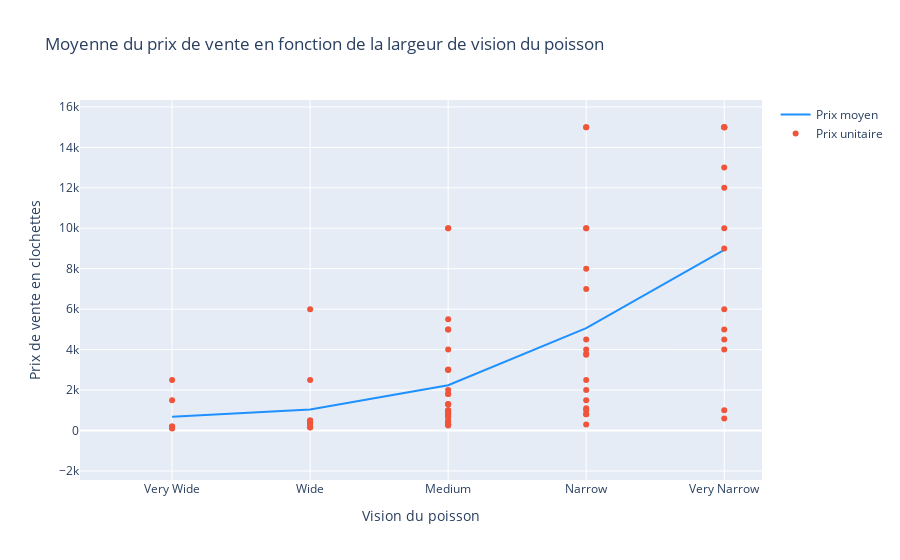

Write notebook code for a chart like this one.
### Code cell
#--------- FISH VISION OF FISHING LINE X SELL PRICE PLOT --------------

trace1 = go.Scatter(
    x = list_vision,
    y = mean_vision,
    name = 'Prix moyen',
    mode='lines',
    line = {'color':'dodgerblue'}
)

trace2 = go.Scatter(
    x = fish["Vision"],
    y = fish["Sell"],
    text = "Nom du poisson : " + fish["Name"],
    name = "Prix unitaire",
    mode = 'markers'
)

layout = go.Layout(
    title = 'Moyenne du prix de vente en fonction de la largeur de vision du poisson',
    yaxis = dict(
        title = 'Prix de vente en clochettes',
        range = (-1000, 16000),
    ),
    xaxis = dict(
        title = 'Vision du poisson',
    ),
    dragmode = 'pan',
)

config = {
    'scrollZoom': True,
    'modeBarButtonsToRemove': ['sendDataToCloud',],
    'showLink':False,
}

fig = go.Figure(data = [trace1, trace2], layout=layout)
py.iplot(fig, config=config)

### Figure 1 — Plotly figure (JSON) as saved in the notebook; plotly's stock layout.template omitted (floating-point values rounded to 4 significant figures)
{"data": [{"line": {"color": "dodgerblue"}, "mode": "lines", "name": "Prix moyen", "type": "scatter", "x": ["Very Wide", "Wide", "Medium", "Narrow", "Very Narrow"], "y": [685, 1040, 2240, 5058, 8935]}, {"mode": "markers", "name": "Prix unitaire", "text": ["Nom du poisson : ANCHOVY", "Nom du poisson : ANGELFISH", "Nom du poisson : ARAPAIMA", "Nom du poisson : AROWANA", "Nom du poisson : BARRED KNIFEJAW", "Nom du poisson : BARRELEYE", "Nom du poisson : BETTA", "Nom du poisson : BITTERLING", "Nom du poisson : BLACK BASS", "Nom du poisson : BLOWFISH", "Nom du poisson : BLUE MARLIN", "Nom du poisson : BLUEGILL", "Nom du poisson : BUTTERFLY FISH", "Nom du poisson : CARP", "Nom du poisson : CATFISH", "Nom du poisson : CHAR", "Nom du poisson : CHERRY SALMON", "Nom du poisson : CLOWN FISH", "Nom du poisson : COELACANTH", "Nom du poisson : CRAWFISH", "Nom du poisson : CRUCIAN CARP", "Nom du poisson : DAB", "Nom du poisson : DACE", "Nom du poisson : DORADO", "Nom du poisson : FOOTBALL FISH", "Nom du poisson : FRESHWATER GOBY", "Nom du poisson : FROG", "Nom du poisson : GAR", "Nom du poisson : GIANT SNAKEHEAD", "Nom du poisson : GIANT TREVALLY", "Nom du poisson : GOLDEN TROUT", "Nom du poisson : GOLDFISH", "Nom du poisson : GREAT WHITE SHARK", "Nom du poisson : GUPPY", "Nom du poisson : HAMMERHEAD SHARK", "Nom du poisson : HORSE MACKEREL", "Nom du poisson : KILLIFISH", "Nom du poisson : KING SALMON", "Nom du poisson : KOI", "Nom du poisson : LOACH", "Nom du poisson : MAHI-MAHI", "Nom du poisson : MITTEN CRAB", "Nom du poisson : MORAY EEL", "Nom du poisson : NAPOLEONFISH", "Nom du poisson : NEON TETRA", "Nom du poisson : NIBBLE FISH", "Nom du poisson : OARFISH", "Nom du poisson : OCEAN SUNFISH", "Nom du poisson : OLIVE FLOUNDER", "Nom du poisson : PALE CHUB", "Nom du poisson : PIKE", "Nom du poisson : PIRANHA", "Nom du poisson : POND SMELT", "Nom du poisson : POP-EYED GOLDFISH", "Nom du poisson : PUFFER FISH", "Nom du poisson : RAINBOWFISH", "Nom du poisson : RANCHU GOLDFISH", "Nom du poisson : RAY", "Nom du poisson : RED SNAPPER", "Nom du poisson : RIBBON EEL", "Nom du poisson : SADDLED BICHIR", "Nom du poisson : SALMON", "Nom du poisson : SAW SHARK", "Nom du poisson : SEA BASS", "Nom du poisson : SEA BUTTERFLY", "Nom du poisson : SEA HORSE", "Nom du poisson : SNAPPING TURTLE", "Nom du poisson : SOFT-SHELLED TURTLE", "Nom du poisson : SQUID", "Nom du poisson : STRINGFISH", "Nom du poisson : STURGEON", "Nom du poisson : SUCKERFISH", "Nom du poisson : SURGEONFISH", "Nom du poisson : SWEETFISH", "Nom du poisson : TADPOLE", "Nom du poisson : TILAPIA", "Nom du poisson : TUNA", "Nom du poisson : WHALE SHARK", "Nom du poisson : YELLOW PERCH", "Nom du poisson : ZEBRA TURKEYFISH"], "type": "scatter", "x": ["Very Wide", "Medium", "Narrow", "Medium", "Medium", "Very Narrow", "Narrow", "Medium", "Medium", "Very Narrow", "Narrow", "Very Wide", "Medium", "Medium", "Medium", "Narrow", "Narrow", "Medium", "Very Narrow", "Very Wide", "Wide", "Medium", "Wide", "Narrow", "Wide", "Medium", "Very Wide", "Wide", "Medium", "Very Narrow", "Very Narrow", "Medium", "Narrow", "Medium", "Narrow", "Wide", "Medium", "Medium", "Medium", "Wide", "Very Narrow", "Narrow", "Medium", "Medium", "Medium", "Narrow", "Very Narrow", "Very Narrow", "Narrow", "Wide", "Medium", "Very Wide", "Wide", "Medium", "Medium", "Narrow", "Narrow", "Medium", "Medium", "Very Narrow", "Narrow", "Medium", "Very Narrow", "Wide", "Very Narrow", "Narrow", "Medium", "Narrow", "Wide", "Very Narrow", "Very Narrow", "Very Wide", "Medium", "Medium", "Very Wide", "Medium", "Narrow", "Very Narrow", "Narrow", "Wide"], "y": [200, 3000, 10000, 10000, 5000, 15000, 2500, 900, 400, 5000, 10000, 180, 1000, 300, 800, 3800, 1000, 650, 15000, 200, 160, 300, 240, 15000, 2500, 400, 120, 6000, 5500, 4500, 15000, 1300, 15000, 1300, 8000, 150, 300, 1800, 4000, 400, 6000, 2000, 2000, 10000, 500, 1500, 9000, 4000, 800, 200, 1800, 2500, 400, 1300, 250, 800, 4500, 3000, 3000, 600, 4000, 700, 12000, 400, 1000, 1100, 5000, 3750, 500, 15000, 10000, 1500, 1000, 900, 100, 800, 7000, 13000, 300, 500]}], "layout": {"autosize": true, "dragmode": "pan", "title": {"text": "Moyenne du prix de vente en fonction de la largeur de vision du poisson"}, "xaxis": {"autorange": false, "range": [-0.6672, 4.274], "title": {"text": "Vision du poisson"}, "type": "category"}, "yaxis": {"autorange": false, "range": [-2446.0, 16340.0], "title": {"text": "Prix de vente en clochettes"}, "type": "linear"}}}
